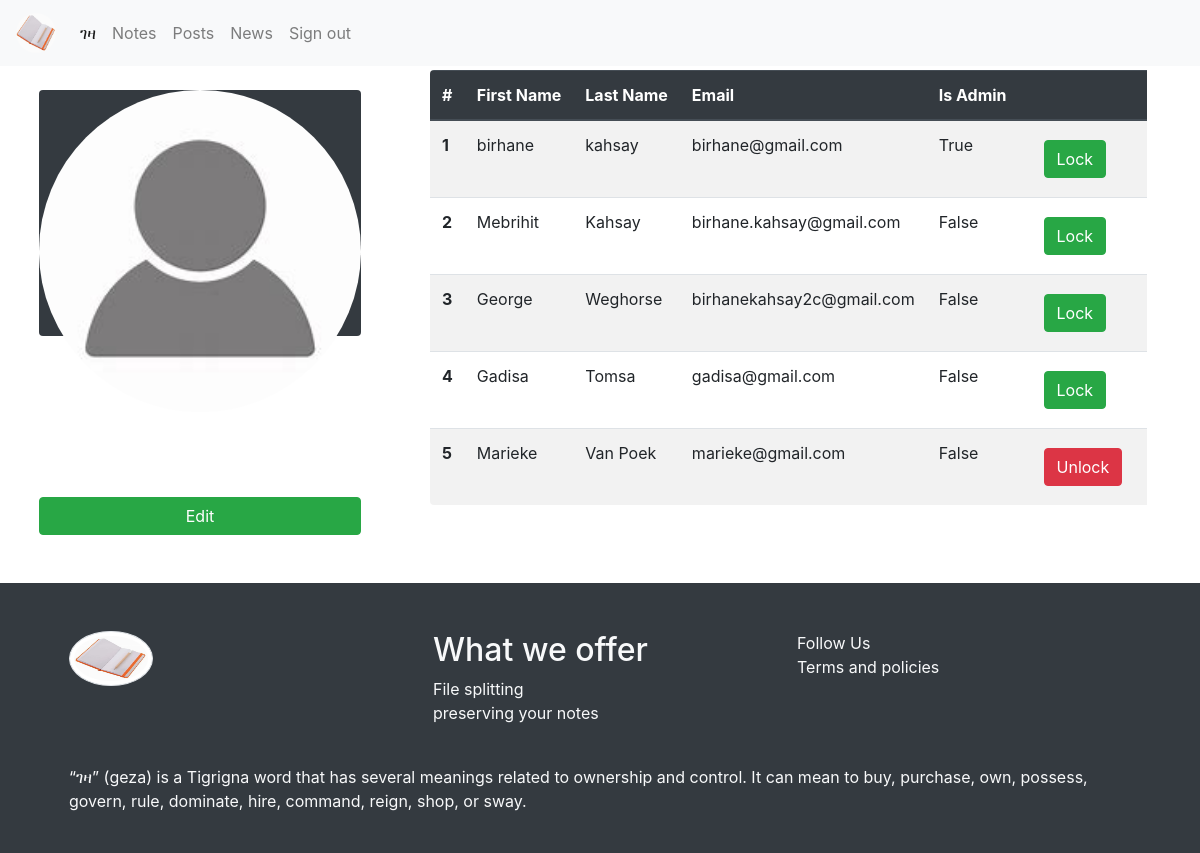
The page /profile/profile (signed in) on the database its author committed.
### note/models.py (models this page shows)
class User(note_db.Model, UserMixin):
    id = note_db.Column(note_db.Integer, primary_key = True)
    email = note_db.Column(note_db.String(150), unique = True)
    password = note_db.Column(note_db.String(200))
    first_name = note_db.Column(note_db.String(100))
    last_name = note_db.Column(note_db.String(100))
    is_admin = note_db.Column(note_db.Boolean, default = False)
    notes = note_db.relationship('Note')
    posts = note_db.relationship('Posts')
    is_banned = note_db.Column(note_db.Boolean, default = False)

### note/profile.py (the view)
@profile.route('/profile')
@login_required
def user_profile():
    all_users = User.query.all()
    mapper = "users"
    return render_template("dashboard.html", category = mapper, user=current_user, all_note_users = all_users, is_updating = update_controller)

### note/templates/dashboard.html (shortened to what this page needs)
<!DOCTYPE html>
<html lang="en">
<head>
    <link rel="stylesheet" href="https://stackpath.bootstrapcdn.com/bootstrap/4.3.1/css/bootstrap.min.css">
</head>
<body>
    {% include "navbar.html" %}
    <div class="container-fluid">
        <div class="row">
            <div class="col-md-4">
                {% include "dashboardManager.html" %}
            </div>
            <div class="col-md-8">
                    {% include "dashboardViewer.html" %}
            </div>
        </div>
    </div>
{%  include "footer.html" %}
</body>
</html>

### note/templates/dashboardViewer.html
<div class="container mt-1">
    {% if is_updating %}
    <div class="card-body">
        <h3 class="py-1 rounded w-100 border-top border-bottom border-primary text-center text-secondary">User data update board</h3>
        <form class="border p-1 w-100" method="POST" action="/profile/user/update/{{retrieved.id}}/123456098">
            <div class="form-group">
                <label for="firstName">First Name</label>
                <input type="text" class="form-control" id="firstName" value="{{retrieved.first_name}}" name="firstName" required>
            </div>
            <div class="form-group">
                <label for="lastName">Last Name</label>
                <input type="text" class="form-control" value="{{retrieved.last_name}}" id="lastName" name="lastName" required>
            </div>
            <div class="form-group">
                <label for="password">Password</label>
                <input type="password" class="form-control" id="password" value="{{retrieved.password}}" name="password" required>
            </div>
            <button type="submit" class="btn btn-success">Update</button>
        </form>
    </div>
    {% else %}
        {% if category == "users" %}
            <table class="table table-responsive rounded table-striped table-hover w-100">
                <thead class="thead-dark">
                    <tr>
                        <th scope="col">#</th>
                        <th scope="col">First Name</th>
                        <th scope="col">Last Name</th>
                        <th scope="col">Email</th>
                        <th scope="col">Is Admin</th>
                        <th scope="colgroup" colspan="2"></th>
                    </tr>
                </thead>
                <tbody>
                    {% for user in all_note_users %}
                    <tr>
                        <th scope="row">{{ user.id  }}</th>
                        <td>{{ user.first_name }}</td>
                        <td>{{ user.last_name }}</td>
                        <td>{{ user.email }}</td>
                        <td>{{ user.is_admin }}</td>
                        <td><a href="/profile/user/banned/{{user.id}}" class="btn">
                            {% if user.is_banned %} <strong class="btn btn-danger">Unlock</strong> {% else %} <strong class="btn btn-success">Lock</strong> {% endif %}</a></td>
                    </tr>
                    {% endfor %}
                </tbody>
            </table>
        {% elif category == "notes" %}
            {% include "adminNotes.html" %}
        {% elif category == "categories" %}
            {% include "/blogs/adminCategory.html" %}
        {% elif category == "posts" %}
            {% include "/blogs/posts.html" %}
        {% elif category == "status" %}
            {% include "/blogs/statusPost.html" %}
        {% endif %}
    {% endif %}
</div>

### rows shown on the page
User: id "1", first_name "birhane", last_name "kahsay", email "birhane@gmail.com", is_admin "True", is_banned "Lock"
User: id "2", first_name "Mebrihit", last_name "Kahsay", email "birhane.kahsay@gmail.com", is_admin "False", is_banned "Lock"
User: id "3", first_name "George", last_name "Weghorse", email "birhanekahsay2c@gmail.com", is_admin "False", is_banned "Lock"
User: id "4", first_name "Gadisa", last_name "Tomsa", email "gadisa@gmail.com", is_admin "False", is_banned "Lock"
User: id "5", first_name "Marieke", last_name "Van Poek", email "marieke@gmail.com", is_admin "False", is_banned "Unlock"
